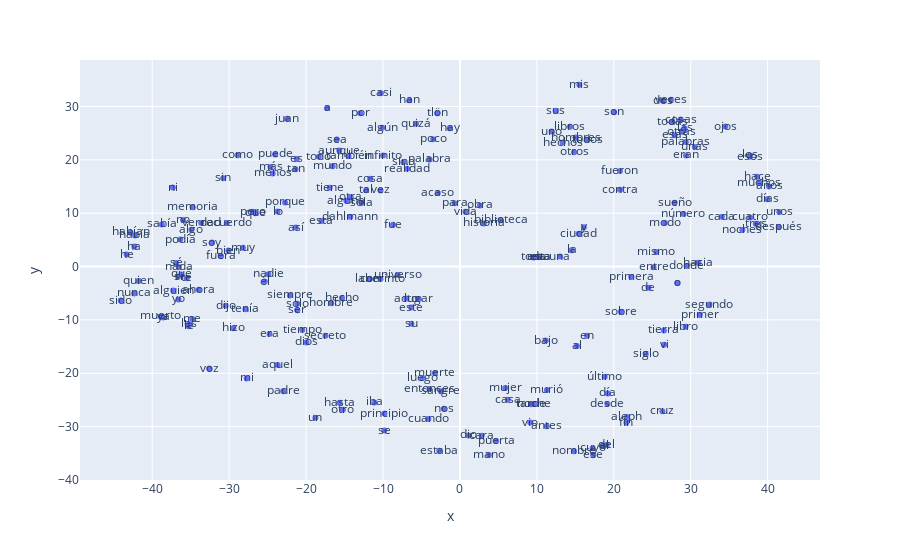

The cell this chart's notebook holds for it:
### Code cell
vecs, labels = reduce_dimensions(w2v_model)

MAX_WORDS=200
px.scatter(x=vecs[:MAX_WORDS,0], y=vecs[:MAX_WORDS,1], text=labels[:MAX_WORDS])

### Figure 1 — Plotly figure (JSON) as saved in the notebook; plotly's stock layout.template omitted (floating-point values rounded to 4 significant figures; data arrays with more than 128 entries replaced by an {"elided": "..."} marker saying what was removed)
{"data": [{"hovertemplate": "x=%{x}<br>y=%{y}<br>text=%{text}<extra></extra>", "legendgroup": "", "marker": {"color": "#636efa", "symbol": "circle"}, "mode": "markers+text", "name": "", "orientation": "v", "showlegend": false, "text": {"elided": "200 str values"}, "type": "scatter", "x": {"elided": "200 float values"}, "xaxis": "x", "y": {"elided": "200 float values"}, "yaxis": "y"}], "layout": {"legend": {"tracegroupgap": 0}, "margin": {"t": 60}, "xaxis": {"anchor": "y", "domain": [0, 1], "title": {"text": "x"}}, "yaxis": {"anchor": "x", "domain": [0, 1], "title": {"text": "y"}}}}
